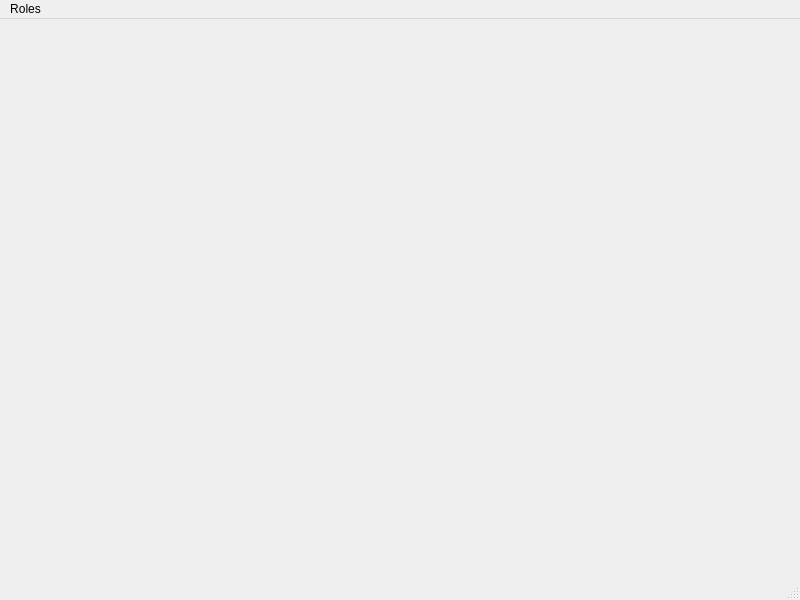
<?xml version="1.0" encoding="UTF-8"?>
<ui version="4.0">
 <class>DesignerWindow</class>
 <widget class="QMainWindow" name="DesignerWindow">
  <property name="geometry">
   <rect>
    <x>0</x>
    <y>0</y>
    <width>800</width>
    <height>600</height>
   </rect>
  </property>
  <property name="windowTitle">
   <string>MainWindow</string>
  </property>
  <widget class="QWidget" name="centralwidget"/>
  <widget class="QMenuBar" name="menubar">
   <property name="geometry">
    <rect>
     <x>0</x>
     <y>0</y>
     <width>800</width>
     <height>21</height>
    </rect>
   </property>
   <widget class="QMenu" name="menuRoles">
    <property name="title">
     <string>Roles</string>
    </property>
    <addaction name="actionSwitch_Role"/>
   </widget>
   <addaction name="menuRoles"/>
  </widget>
  <widget class="QStatusBar" name="statusbar"/>
  <action name="actionSwitch_Role">
   <property name="text">
    <string>Switch Role</string>
   </property>
  </action>
 </widget>
 <resources/>
 <connections/>
</ui>
